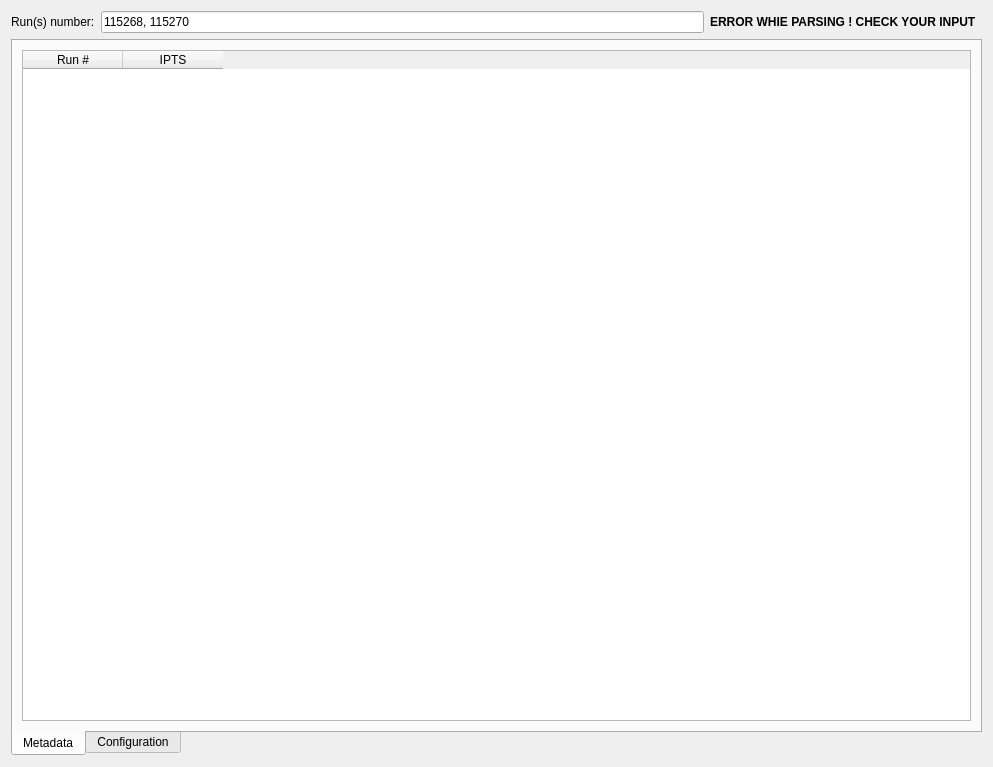
<?xml version="1.0" encoding="UTF-8"?>
<ui version="4.0">
 <class>Dialog</class>
 <widget class="QDialog" name="Dialog">
  <property name="geometry">
   <rect>
    <x>0</x>
    <y>0</y>
    <width>993</width>
    <height>767</height>
   </rect>
  </property>
  <property name="windowTitle">
   <string>Dialog</string>
  </property>
  <layout class="QVBoxLayout" name="verticalLayout_5">
   <item>
    <layout class="QVBoxLayout" name="verticalLayout_4">
     <item>
      <layout class="QHBoxLayout" name="horizontalLayout">
       <item>
        <widget class="QLabel" name="label">
         <property name="text">
          <string>Run(s) number:</string>
         </property>
        </widget>
       </item>
       <item>
        <widget class="QLineEdit" name="runNumberEdit">
         <property name="toolTip">
          <string>1234 or 1234,1236 or 1234-1238</string>
         </property>
         <property name="text">
          <string>115268, 115270</string>
         </property>
        </widget>
       </item>
       <item>
        <widget class="QLabel" name="inputErrorLabel">
         <property name="enabled">
          <bool>true</bool>
         </property>
         <property name="font">
          <font>
           <weight>75</weight>
           <bold>true</bold>
          </font>
         </property>
         <property name="text">
          <string>ERROR WHIE PARSING ! CHECK YOUR INPUT  </string>
         </property>
        </widget>
       </item>
      </layout>
     </item>
     <item>
      <widget class="QTabWidget" name="tabWidget">
       <property name="tabPosition">
        <enum>QTabWidget::South</enum>
       </property>
       <property name="currentIndex">
        <number>0</number>
       </property>
       <widget class="QWidget" name="tab">
        <attribute name="title">
         <string>Metadata</string>
        </attribute>
        <layout class="QVBoxLayout" name="verticalLayout_2">
         <item>
          <layout class="QVBoxLayout" name="verticalLayout">
           <item>
            <widget class="QTableWidget" name="metadataTable">
             <column>
              <property name="text">
               <string>Run #</string>
              </property>
             </column>
             <column>
              <property name="text">
               <string>IPTS</string>
              </property>
             </column>
            </widget>
           </item>
          </layout>
         </item>
        </layout>
       </widget>
       <widget class="QWidget" name="tab_2">
        <attribute name="title">
         <string>Configuration</string>
        </attribute>
        <layout class="QVBoxLayout" name="verticalLayout_3">
         <item>
          <widget class="QTableWidget" name="configureTable">
           <column>
            <property name="text">
             <string>Display ?</string>
            </property>
           </column>
           <column>
            <property name="text">
             <string>Name</string>
            </property>
           </column>
           <column>
            <property name="text">
             <string>Value</string>
            </property>
           </column>
           <column>
            <property name="text">
             <string>Units</string>
            </property>
           </column>
          </widget>
         </item>
         <item>
          <layout class="QHBoxLayout" name="horizontalLayout_2">
           <item>
            <widget class="QPushButton" name="unselectAll">
             <property name="enabled">
              <bool>false</bool>
             </property>
             <property name="text">
              <string>Unselect All</string>
             </property>
            </widget>
           </item>
           <item>
            <spacer name="horizontalSpacer">
             <property name="orientation">
              <enum>Qt::Horizontal</enum>
             </property>
             <property name="sizeHint" stdset="0">
              <size>
               <width>40</width>
               <height>20</height>
              </size>
             </property>
            </spacer>
           </item>
           <item>
            <widget class="QPushButton" name="exportConfiguration">
             <property name="enabled">
              <bool>false</bool>
             </property>
             <property name="text">
              <string>Export Configuration ...</string>
             </property>
            </widget>
           </item>
           <item>
            <widget class="QPushButton" name="importConfiguration">
             <property name="enabled">
              <bool>true</bool>
             </property>
             <property name="text">
              <string>Import Configuration ...</string>
             </property>
            </widget>
           </item>
          </layout>
         </item>
        </layout>
       </widget>
      </widget>
     </item>
    </layout>
   </item>
  </layout>
 </widget>
 <resources/>
 <connections>
  <connection>
   <sender>runNumberEdit</sender>
   <signal>returnPressed()</signal>
   <receiver>Dialog</receiver>
   <slot>runNumberEditEvent()</slot>
   <hints>
    <hint type="sourcelabel">
     <x>537</x>
     <y>22</y>
    </hint>
    <hint type="destinationlabel">
     <x>496</x>
     <y>383</y>
    </hint>
   </hints>
  </connection>
  <connection>
   <sender>unselectAll</sender>
   <signal>clicked()</signal>
   <receiver>Dialog</receiver>
   <slot>unselectAll()</slot>
   <hints>
    <hint type="sourcelabel">
     <x>64</x>
     <y>706</y>
    </hint>
    <hint type="destinationlabel">
     <x>496</x>
     <y>383</y>
    </hint>
   </hints>
  </connection>
  <connection>
   <sender>exportConfiguration</sender>
   <signal>clicked()</signal>
   <receiver>Dialog</receiver>
   <slot>saveMetadataListAsAscii()</slot>
   <hints>
    <hint type="sourcelabel">
     <x>767</x>
     <y>706</y>
    </hint>
    <hint type="destinationlabel">
     <x>496</x>
     <y>383</y>
    </hint>
   </hints>
  </connection>
  <connection>
   <sender>importConfiguration</sender>
   <signal>clicked()</signal>
   <receiver>Dialog</receiver>
   <slot>importConfiguration()</slot>
   <hints>
    <hint type="sourcelabel">
     <x>904</x>
     <y>706</y>
    </hint>
    <hint type="destinationlabel">
     <x>496</x>
     <y>383</y>
    </hint>
   </hints>
  </connection>
  <connection>
   <sender>tabWidget</sender>
   <signal>currentChanged(int)</signal>
   <receiver>Dialog</receiver>
   <slot>userChangedTab()</slot>
   <hints>
    <hint type="sourcelabel">
     <x>496</x>
     <y>399</y>
    </hint>
    <hint type="destinationlabel">
     <x>496</x>
     <y>383</y>
    </hint>
   </hints>
  </connection>
 </connections>
 <slots>
  <slot>runNumberEditEvent()</slot>
  <slot>unselectAll()</slot>
  <slot>saveMetadataListAsAscii()</slot>
  <slot>importConfiguration()</slot>
  <slot>userChangedTab()</slot>
 </slots>
</ui>
